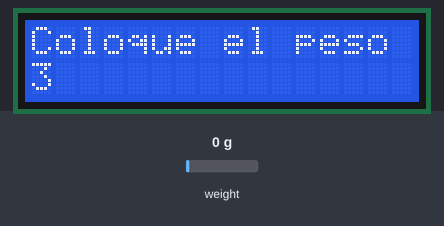
Recording of a sketch running on a simulated Arduino Uno, built with avr-gcc and run on an emulated ATmega328P. Shown: 16×2 character LCD. Inputs (shaded band) come from the test bench; at power-on: weight on the scale 0 g. What the sketch prints to the serial monitor is not drawn.

Above: at 2.1 s.
At 15.8 s:
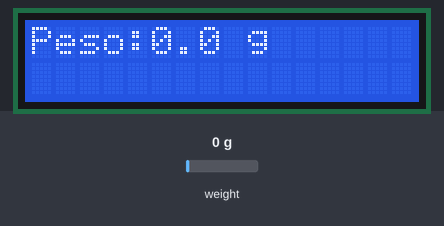
15.9 s: weight on the scale set to 100 g
At 17.0 s:
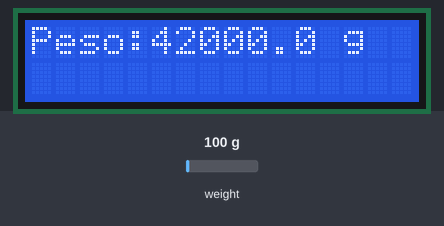
17.7 s: weight on the scale set to 1250 g
At 18.8 s:
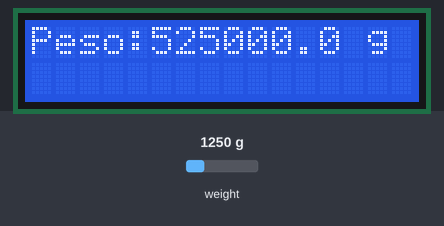
19.9 s: weight on the scale set to 2500 g
At 21.8 s:
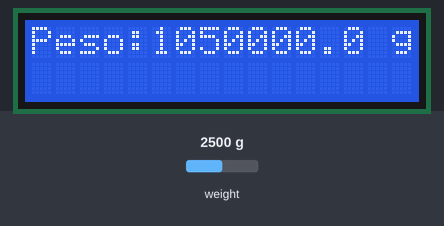
Timing chart, 0 to 23.3 s (numbered marks = the images above; inputs shaded):
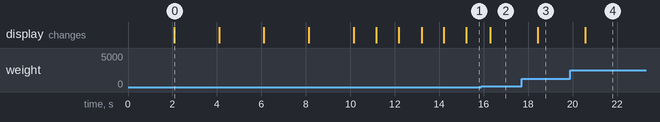

Measured:
- after the input at 15.9 s, the display: changes after 0.39 s (image 2)
- after the input at 17.7 s, the display: changes after 0.73 s (image 3)
- after the input at 19.9 s, the display: changes after 0.67 s (image 4)
- what the display in image 0 shows lasts 2.0 s, from 2.1 s to 4.1 s

The sketch:

HX711_lcd_i2c.ino
```cpp
/*
 * Ing. Rafael Lozano
 * Taloselectronics
 * 22-Enero-2019
 */
#include <HX711.h>
#include <Wire.h>
#include <LiquidCrystal_I2C.h>

#define DOUT  A1
#define CLK  A0

HX711 balanza(DOUT, CLK);

//Crear el objeto lcd  dirección  0x27 y 16 columnas x 2 filas
LiquidCrystal_I2C lcd(0x27, 16, 2); //

//Variables para calibracion
int Peso_conocido=493;//493 gramos

//funciones
void Calibrar(void);

void setup()
{
  Serial.begin(9600);
  // Inicializar el LCD
  lcd.init();

  //Encender la luz de fondo.
  lcd.backlight();

  Calibrar();
  Serial.println("Listo para pesar");

}

void loop()
{
  float peso = balanza.get_units(10);
  if(peso<1) peso=peso*-1;
  lcd.clear();
  lcd.setCursor(0, 0);
  lcd.print("Peso:");
  lcd.setCursor(5, 0);
  lcd.print(peso,1);
  lcd.print(" g");
  Serial.print("Peso: ");
  Serial.print(peso, 1);
  Serial.println(" g");
  delay(50);
}

void Calibrar(void)
{
  float escala;
  float medicion;
  balanza.set_scale(); //La escala por defecto es 1
  balanza.tare(20);  //20 mediciones

  for(int i=3;i>=0;i--)
  {
    lcd.print("Coloque el peso");
    lcd.setCursor(0,1);
    lcd.print(i);
    medicion=balanza.get_value(20);//20 mediciones
    lcd.clear();

  }

  for(int i=3;i>=0;i--)
  {
    lcd.print("Retire el peso");
    lcd.setCursor(0,1);
    lcd.print(i);
    delay(1000);
    lcd.clear();
  }

  escala=medicion/Peso_conocido;
  balanza.set_scale(escala);
}
```
